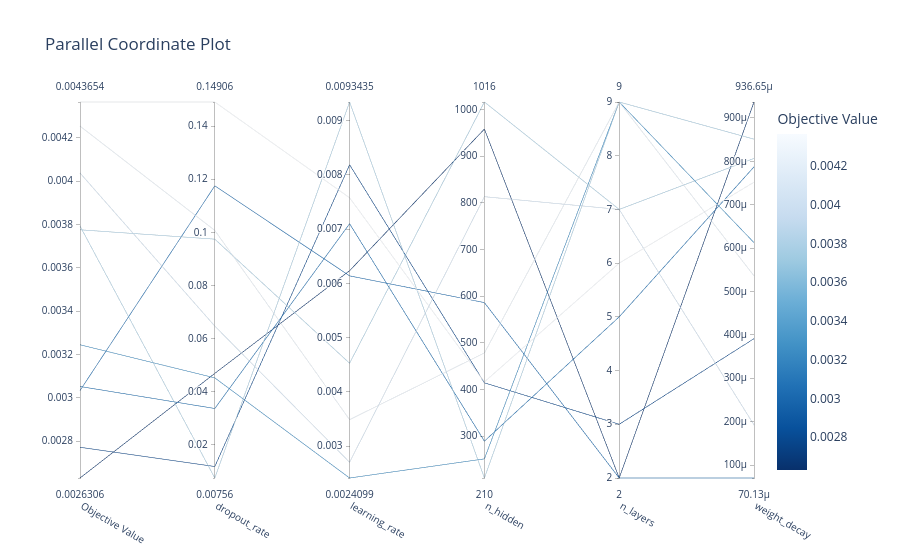

Write notebook code for a chart like this one.
### Code cell
optuna.visualization.plot_parallel_coordinate(study)

### Figure 1 — Plotly figure (JSON) as saved in the notebook; plotly's stock layout.template omitted (floating-point values rounded to 4 significant figures)
{"data": [{"dimensions": [{"label": "Objective Value", "range": [0.002631, 0.004365], "values": [0.004254, 0.003053, 0.003034, 0.003245, 0.004365, 0.003776, 0.003793, 0.004038, 0.002631, 0.002772]}, {"label": "dropout_rate", "range": [0.007558, 0.1491], "values": [0.1007, 0.03371, 0.1175, 0.04525, 0.1491, 0.09744, 0.007558, 0.06471, 0.04693, 0.01188]}, {"label": "learning_rate", "range": [0.00241, 0.009343], "values": [0.003486, 0.007099, 0.006137, 0.00241, 0.007577, 0.004526, 0.009343, 0.002701, 0.006233, 0.008186]}, {"label": "n_hidden", "range": [210, 1016], "values": [478, 289, 586, 251, 416, 1016, 210, 813, 958, 414]}, {"label": "n_layers", "range": [2, 9], "values": [9, 5, 2, 9, 6, 7, 9, 7, 2, 3]}, {"label": "weight_decay", "range": [7.013e-05, 0.0009367], "values": [0.000536, 0.0007872, 7.013e-05, 0.0006125, 0.0007518, 0.0008066, 0.000851, 0.0001924, 0.0009367, 0.0003912]}], "labelangle": 30, "labelside": "bottom", "line": {"color": [0.004254, 0.003053, 0.003034, 0.003245, 0.004365, 0.003776, 0.003793, 0.004038, 0.002631, 0.002772], "colorbar": {"title": {"text": "Objective Value"}}, "colorscale": [[0, "rgb(247,251,255)"], [0.125, "rgb(222,235,247)"], [0.25, "rgb(198,219,239)"], [0.375, "rgb(158,202,225)"], [0.5, "rgb(107,174,214)"], [0.625, "rgb(66,146,198)"], [0.75, "rgb(33,113,181)"], [0.875, "rgb(8,81,156)"], [1, "rgb(8,48,107)"]], "reversescale": true, "showscale": true}, "type": "parcoords"}], "layout": {"title": {"text": "Parallel Coordinate Plot"}}}
